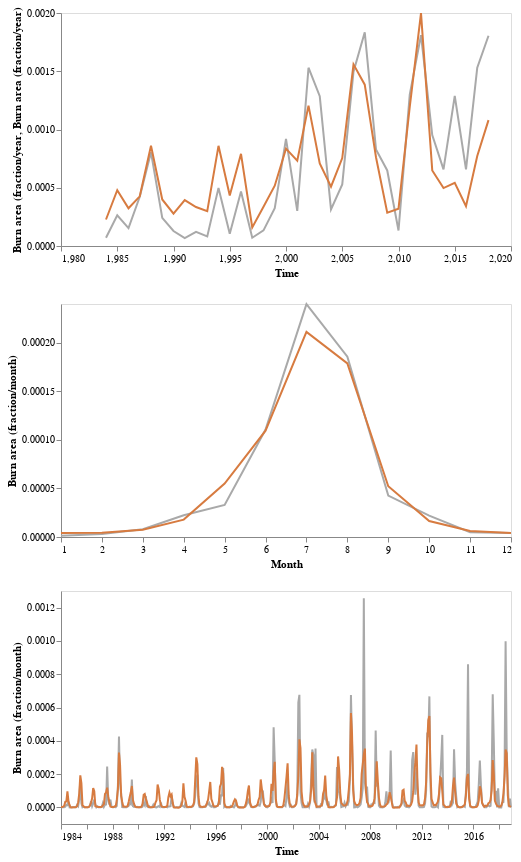

Notebook code cell kept with this figure:
### Code cell
figure.configure_axis(grid=False)

### Figure 1 — Vega-Lite specification as saved in the notebook (floating-point values rounded to 4 significant figures; data arrays with more than 128 entries replaced by an {"elided": "..."} marker saying what was removed)
{"config": {"view": {"continuousWidth": 400, "continuousHeight": 300}, "axis": {"grid": false}}, "hconcat": [{"vconcat": [{"layer": [{"data": {"name": "data-b69b0159ae996eac474bf8faa927492b"}, "mark": {"type": "line", "color": "darkgrey", "opacity": 1, "strokeWidth": 2}, "encoding": {"x": {"type": "quantitative", "axis": {"title": "Time"}, "field": "x"}, "y": {"type": "quantitative", "axis": {"title": "Burn area (fraction/year"}, "field": "y"}}, "height": 233, "width": 450}, {"data": {"name": "data-11e06c5179761aaafc6fd6196d67a0a4"}, "mark": {"type": "line", "color": "#D77B40", "opacity": 1, "strokeWidth": 2}, "encoding": {"x": {"type": "quantitative", "axis": {"title": "Time"}, "field": "x"}, "y": {"type": "quantitative", "axis": {"title": "Burn area (fraction/year)"}, "field": "y"}}, "height": 233, "width": 450}]}, {"layer": [{"data": {"name": "data-7ea4d6ecfc23c1053dc44ff74d5ed24d"}, "mark": {"type": "line", "color": "darkgrey", "opacity": 1, "strokeWidth": 2}, "encoding": {"x": {"type": "quantitative", "axis": {"title": "Month"}, "field": "x"}, "y": {"type": "quantitative", "axis": {"title": "Burn area (fraction/month)"}, "field": "y"}}, "height": 233, "width": 450}, {"data": {"name": "data-9b64d67daecf4b7742d314048ee4e0ce"}, "mark": {"type": "line", "color": "#D77B40", "opacity": 1, "strokeWidth": 2}, "encoding": {"x": {"type": "quantitative", "axis": {"title": "Month"}, "field": "x"}, "y": {"type": "quantitative", "axis": {"title": "Burn area (fraction/month)"}, "field": "y"}}, "height": 233, "width": 450}]}, {"layer": [{"data": {"name": "data-6206a33b00d17e9407a414e1229b40fb"}, "mark": {"type": "line", "color": "darkgrey", "opacity": 1, "strokeWidth": 2}, "encoding": {"x": {"type": "temporal", "axis": {"title": "Time"}, "field": "x"}, "y": {"type": "quantitative", "axis": {"title": "Burn area (fraction/month)"}, "field": "y"}}, "height": 233, "width": 450}, {"data": {"name": "data-049b21a1ae17ed0fb5544793ea66a765"}, "mark": {"type": "line", "color": "#D77B40", "opacity": 1, "strokeWidth": 2}, "encoding": {"x": {"type": "temporal", "axis": {"title": "Time"}, "field": "x"}, "y": {"type": "quantitative", "axis": {"title": "Burn area (fraction/month)"}, "field": "y"}}, "height": 233, "width": 450}]}]}], "$schema": "https://vega.github.io/schema/vega-lite/v4.8.1.json", "datasets": {"data-b69b0159ae996eac474bf8faa927492b": [{"x": 1984, "y": 7.032e-05, "color": "darkgrey"}, {"x": 1985, "y": 0.0002642, "color": "darkgrey"}, {"x": 1986, "y": 0.0001536, "color": "darkgrey"}, {"x": 1987, "y": 0.0004226, "color": "darkgrey"}, {"x": 1988, "y": 0.0008042, "color": "darkgrey"}, {"x": 1989, "y": 0.0002418, "color": "darkgrey"}, {"x": 1990, "y": 0.0001289, "color": "darkgrey"}, {"x": 1991, "y": 6.844e-05, "color": "darkgrey"}, {"x": 1992, "y": 0.0001209, "color": "darkgrey"}, {"x": 1993, "y": 8.219e-05, "color": "darkgrey"}, {"x": 1994, "y": 0.0004988, "color": "darkgrey"}, {"x": 1995, "y": 0.0001059, "color": "darkgrey"}, {"x": 1996, "y": 0.0004679, "color": "darkgrey"}, {"x": 1997, "y": 7.079e-05, "color": "darkgrey"}, {"x": 1998, "y": 0.0001339, "color": "darkgrey"}, {"x": 1999, "y": 0.0003247, "color": "darkgrey"}, {"x": 2000, "y": 0.0009195, "color": "darkgrey"}, {"x": 2001, "y": 0.0003014, "color": "darkgrey"}, {"x": 2002, "y": 0.00153, "color": "darkgrey"}, {"x": 2003, "y": 0.001285, "color": "darkgrey"}, {"x": 2004, "y": 0.0003147, "color": "darkgrey"}, {"x": 2005, "y": 0.0005282, "color": "darkgrey"}, {"x": 2006, "y": 0.001497, "color": "darkgrey"}, {"x": 2007, "y": 0.001834, "color": "darkgrey"}, {"x": 2008, "y": 0.0008287, "color": "darkgrey"}, {"x": 2009, "y": 0.0006485, "color": "darkgrey"}, {"x": 2010, "y": 0.0001334, "color": "darkgrey"}, {"x": 2011, "y": 0.0013, "color": "darkgrey"}, {"x": 2012, "y": 0.00181, "color": "darkgrey"}, {"x": 2013, "y": 0.000952, "color": "darkgrey"}, {"x": 2014, "y": 0.0006582, "color": "darkgrey"}, {"x": 2015, "y": 0.001289, "color": "darkgrey"}, {"x": 2016, "y": 0.0006576, "color": "darkgrey"}, {"x": 2017, "y": 0.001531, "color": "darkgrey"}, {"x": 2018, "y": 0.001804, "color": "darkgrey"}], "data-11e06c5179761aaafc6fd6196d67a0a4": [{"x": 1984, "y": 0.0002275, "color": "#D77B40"}, {"x": 1985, "y": 0.0004784, "color": "#D77B40"}, {"x": 1986, "y": 0.000324, "color": "#D77B40"}, {"x": 1987, "y": 0.0004265, "color": "#D77B40"}, {"x": 1988, "y": 0.0008611, "color": "#D77B40"}, {"x": 1989, "y": 0.0003994, "color": "#D77B40"}, {"x": 1990, "y": 0.0002773, "color": "#D77B40"}, {"x": 1991, "y": 0.0003943, "color": "#D77B40"}, {"x": 1992, "y": 0.0003348, "color": "#D77B40"}, {"x": 1993, "y": 0.0002988, "color": "#D77B40"}, {"x": 1994, "y": 0.0008597, "color": "#D77B40"}, {"x": 1995, "y": 0.000434, "color": "#D77B40"}, {"x": 1996, "y": 0.0007914, "color": "#D77B40"}, {"x": 1997, "y": 0.0001597, "color": "#D77B40"}, {"x": 1998, "y": 0.0003367, "color": "#D77B40"}, {"x": 1999, "y": 0.0005173, "color": "#D77B40"}, {"x": 2000, "y": 0.0008353, "color": "#D77B40"}, {"x": 2001, "y": 0.0007318, "color": "#D77B40"}, {"x": 2002, "y": 0.001205, "color": "#D77B40"}, {"x": 2003, "y": 0.0007089, "color": "#D77B40"}, {"x": 2004, "y": 0.0005092, "color": "#D77B40"}, {"x": 2005, "y": 0.0007545, "color": "#D77B40"}, {"x": 2006, "y": 0.001559, "color": "#D77B40"}, {"x": 2007, "y": 0.001385, "color": "#D77B40"}, {"x": 2008, "y": 0.0007621, "color": "#D77B40"}, {"x": 2009, "y": 0.0002865, "color": "#D77B40"}, {"x": 2010, "y": 0.0003199, "color": "#D77B40"}, {"x": 2011, "y": 0.001195, "color": "#D77B40"}, {"x": 2012, "y": 0.001998, "color": "#D77B40"}, {"x": 2013, "y": 0.0006487, "color": "#D77B40"}, {"x": 2014, "y": 0.0004971, "color": "#D77B40"}, {"x": 2015, "y": 0.000543, "color": "#D77B40"}, {"x": 2016, "y": 0.0003421, "color": "#D77B40"}, {"x": 2017, "y": 0.0007728, "color": "#D77B40"}, {"x": 2018, "y": 0.001081, "color": "#D77B40"}], "data-7ea4d6ecfc23c1053dc44ff74d5ed24d": [{"x": 1, "y": 1.239e-06, "color": "darkgrey"}, {"x": 2, "y": 3.091e-06, "color": "darkgrey"}, {"x": 3, "y": 8.019e-06, "color": "darkgrey"}, {"x": 4, "y": 2.245e-05, "color": "darkgrey"}, {"x": 5, "y": 3.303e-05, "color": "darkgrey"}, {"x": 6, "y": 0.0001107, "color": "darkgrey"}, {"x": 7, "y": 0.0002399, "color": "darkgrey"}, {"x": 8, "y": 0.0001857, "color": "darkgrey"}, {"x": 9, "y": 4.261e-05, "color": "darkgrey"}, {"x": 10, "y": 2.197e-05, "color": "darkgrey"}, {"x": 11, "y": 4.935e-06, "color": "darkgrey"}, {"x": 12, "y": 4.094e-06, "color": "darkgrey"}], "data-9b64d67daecf4b7742d314048ee4e0ce": [{"x": 1, "y": 4.117e-06, "color": "#D77B40"}, {"x": 2, "y": 4.446e-06, "color": "#D77B40"}, {"x": 3, "y": 7.502e-06, "color": "#D77B40"}, {"x": 4, "y": 1.79e-05, "color": "#D77B40"}, {"x": 5, "y": 5.501e-05, "color": "#D77B40"}, {"x": 6, "y": 0.0001095, "color": "#D77B40"}, {"x": 7, "y": 0.0002113, "color": "#D77B40"}, {"x": 8, "y": 0.0001788, "color": "#D77B40"}, {"x": 9, "y": 5.225e-05, "color": "#D77B40"}, {"x": 10, "y": 1.651e-05, "color": "#D77B40"}, {"x": 11, "y": 6.16e-06, "color": "#D77B40"}, {"x": 12, "y": 4.033e-06, "color": "#D77B40"}], "data-6206a33b00d17e9407a414e1229b40fb": {"elided": "420 records"}, "data-049b21a1ae17ed0fb5544793ea66a765": {"elided": "420 records"}}}
